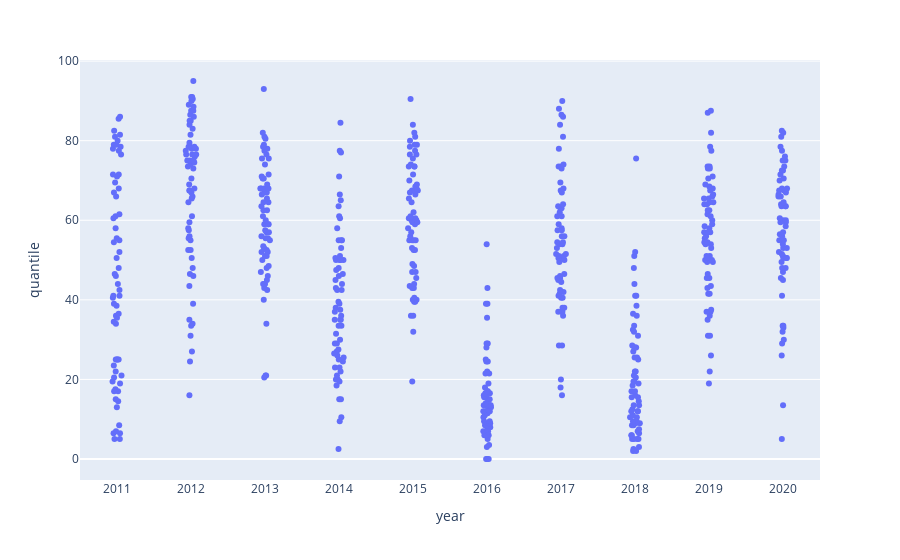

Notebook code for this chart:
### Code cell
(
    pd.DataFrame(results)
    .assign(year = lambda df: df['date'].apply(lambda v: v[:4]))
    .groupby(['year', 'src_id'])
    .agg(quantile = ('quantile', np.median))
    .reset_index()
    .loc[lambda df: df['year'] >= '2011']
    .pipe(lambda df: (
        px.strip(df, x='year', y='quantile')
    ))
)

### Figure 1 — Plotly figure (JSON) as saved in the notebook; plotly's stock layout.template omitted (floating-point values rounded to 4 significant figures; data arrays with more than 128 entries replaced by an {"elided": "..."} marker saying what was removed)
{"data": [{"alignmentgroup": "True", "boxpoints": "all", "fillcolor": "rgba(255,255,255,0)", "hoveron": "points", "hovertemplate": "year=%{x}<br>quantile=%{y}<extra></extra>", "legendgroup": "", "line": {"color": "rgba(255,255,255,0)"}, "marker": {"color": "#636efa"}, "name": "", "offsetgroup": "", "orientation": "v", "pointpos": 0, "showlegend": false, "type": "box", "x": {"elided": "648 str values"}, "x0": " ", "xaxis": "x", "y": {"elided": "648 float values"}, "y0": " ", "yaxis": "y"}], "layout": {"boxmode": "group", "legend": {"tracegroupgap": 0}, "margin": {"t": 60}, "xaxis": {"anchor": "y", "domain": [0, 1], "title": {"text": "year"}}, "yaxis": {"anchor": "x", "domain": [0, 1], "title": {"text": "quantile"}}}}
